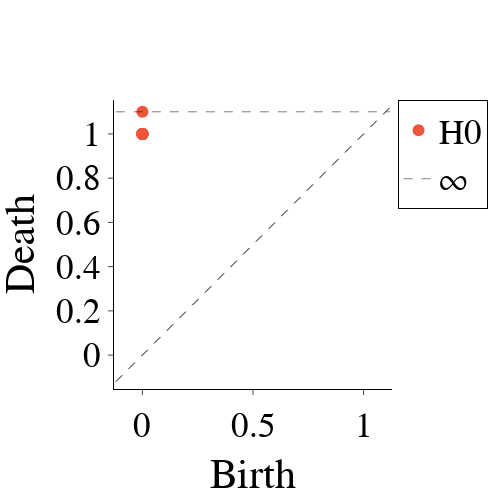

Notebook code for this chart:
### Code cell
'''plot = flagser_persistence.plot(flagser2)
plot.update_layout(
    # title=rf"$h_{{1}} = {h:.2f}$",
    font_size=35,
    title_x=0.5,
    font_color="black",
    font_family='Times New Roman',
    legend_bordercolor='#000000',
    legend_borderwidth=1,
    #xaxis=dict(showticklabels=False),
    #yaxis=dict(showticklabels=False)
    # legend=dict(title_font_family="Times New Roman", font=dict(size=35))
)
plot.update_traces(
    marker=dict(size=12)
    # name = r'$H_{0}$'
)
# plot.write_image(f"Flag2_Persistence.png")
plot.show()'''

### Figure 1 — Plotly figure (JSON) as saved in the notebook; plotly's stock layout.template omitted (floating-point values rounded to 4 significant figures)
{"data": [{"hoverinfo": "none", "line": {"color": "black", "dash": "dash", "width": 1}, "marker": {"size": 12}, "mode": "lines", "showlegend": false, "type": "scatter", "x": [-0.12, 1.12], "y": [-0.12, 1.12]}, {"hoverinfo": "text", "hovertext": ["(0.0, 1.0), multiplicity: 17", "(0.0, 1.0), multiplicity: 17", "(0.0, 1.0), multiplicity: 17", "(0.0, 1.0), multiplicity: 17", "(0.0, 1.0), multiplicity: 17", "(0.0, 1.0), multiplicity: 17", "(0.0, 1.0), multiplicity: 17", "(0.0, 1.0), multiplicity: 17", "(0.0, 1.0), multiplicity: 17", "(0.0, 1.0), multiplicity: 17", "(0.0, 1.0), multiplicity: 17", "(0.0, 1.0), multiplicity: 17", "(0.0, 1.0), multiplicity: 17", "(0.0, 1.0), multiplicity: 17", "(0.0, 1.0), multiplicity: 17", "(0.0, 1.0), multiplicity: 17", "(0.0, 1.0), multiplicity: 17", "(0.0, inf)"], "marker": {"size": 12}, "mode": "markers", "name": "H0", "type": "scatter", "x": [0, 0, 0, 0, 0, 0, 0, 0, 0, 0, 0, 0, 0, 0, 0, 0, 0, 0], "y": [1, 1, 1, 1, 1, 1, 1, 1, 1, 1, 1, 1, 1, 1, 1, 1, 1, 1.1]}, {"hoverinfo": "text", "hovertext": [], "marker": {"size": 12}, "mode": "markers", "name": "H1", "type": "scatter", "x": [], "y": []}, {"hoverinfo": "none", "line": {"color": "black", "dash": "dash", "width": 0.5}, "marker": {"size": 12}, "mode": "lines", "name": "∞", "showlegend": true, "type": "scatter", "x": [-0.12, 1.12], "y": [1.1, 1.1]}], "layout": {"font": {"color": "black", "family": "Times New Roman", "size": 35}, "height": 500, "legend": {"bordercolor": "#000000", "borderwidth": 1}, "plot_bgcolor": "white", "title": {"x": 0.5}, "width": 500, "xaxis": {"autorange": false, "exponentformat": "e", "linecolor": "black", "linewidth": 1, "mirror": false, "range": [-0.12, 1.12], "showexponent": "all", "showline": true, "side": "bottom", "ticks": "outside", "title": {"text": "Birth"}, "type": "linear", "zeroline": true}, "yaxis": {"autorange": false, "exponentformat": "e", "linecolor": "black", "linewidth": 1, "mirror": false, "range": [-0.12, 1.12], "scaleanchor": "x", "scaleratio": 1, "showexponent": "all", "showline": true, "side": "left", "ticks": "outside", "title": {"text": "Death"}, "type": "linear", "zeroline": true}}}
